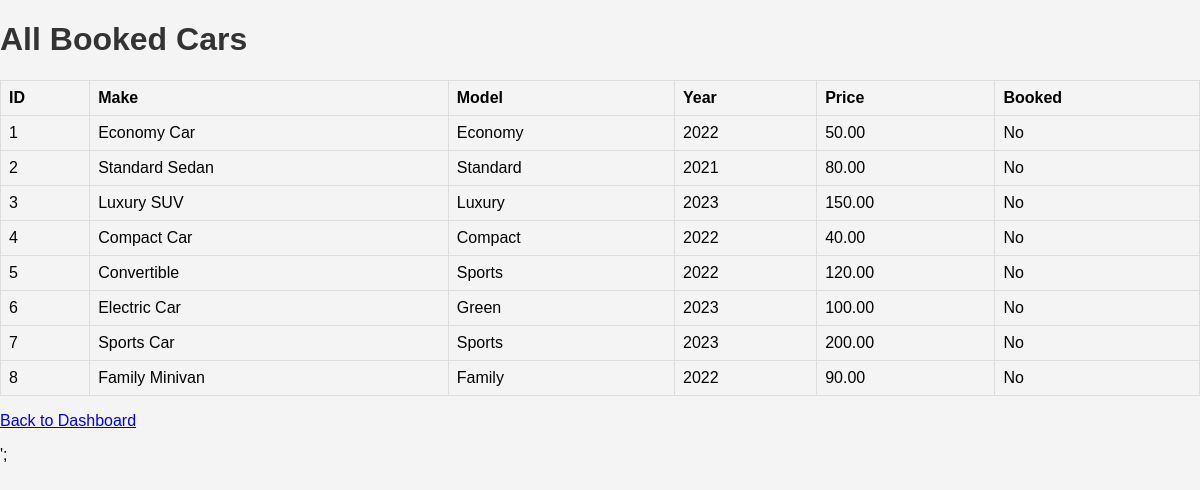
The app's page /view/showcar.php (signed in) with its own data.
### tables this page shows
CREATE TABLE `bookedcars` (
    `id` int(100) NOT NULL AUTO_INCREMENT,
    `make` varchar(250) NOT NULL,
    `model` varchar(250) NOT NULL,
    `year` int(11) NOT NULL,
    `price` decimal(10, 2) NOT NULL,
    `book` BOOLEAN NOT NULL DEFAULT 0,
    PRIMARY KEY (`id`)
);

### Model/mydb.php (called while the page is built, shortened)
<?php
class myDB
{
        public function getAllBookedCars($conn) {
        $sql = "SELECT * FROM bookedcars";
        $result = $conn->query($sql);
        return $result;
    }
}
?>

### view/showcar.php (the view, shortened to what this page needs)
<!DOCTYPE html>
<html lang="en">
<head>
    <link rel="stylesheet" href="../layer/layout.css">
</head>
<body>
    <h1>All Booked Cars</h1>
    <table border="1">
        <tr>
            <th>ID</th>
            <th>Make</th>
            <th>Model</th>
            <th>Year</th>
            <th>Price</th>
            <th>Booked</th>
        </tr>
        <?php
        include("../Model/mydb.php");
        $myDB = new myDB();
        $conn = $myDB->openCon();
        $carsResult = $myDB->getAllBookedCars($conn);
        if ($carsResult && $carsResult->num_rows > 0) {
            while ($row = $carsResult->fetch_assoc()) {
                echo "<tr>";
                echo "<td>" . $row['id'] . "</td>";
                echo "<td>" . $row['make'] . "</td>";
                echo "<td>" . $row['model'] . "</td>";
                echo "<td>" . $row['year'] . "</td>";
                echo "<td>" . $row['price'] . "</td>";
                echo "<td>" . ($row['book'] ? 'Yes' : 'No') . "</td>";
                echo "</tr>";
            }
        } else {
            echo "<tr><td colspan='6'>No booked cars available.</td></tr>";
        }
        ?>
    </table>
<p><a href="../view/customer_dash.php">Back to Dashboard</a></p>';
</body>
</html>

### layer/layout.css (style rules this page uses)
body { font-family: Arial, sans-serif; margin: 0; padding: 0; background-color: #f4f4f4; }
h1, h3 { color: #333; }
table { width: 100%; border-collapse: collapse; margin-top: 20px; }
table, th, td { border: 1px solid #ddd; }
th, td { padding: 8px; text-align: left; }

### records on screen
bookedcars: id "1", make "Economy Car", model "Economy", year "2022", price "50.00", book "No"
bookedcars: id "2", make "Standard Sedan", model "Standard", year "2021", price "80.00", book "No"
bookedcars: id "3", make "Luxury SUV", model "Luxury", year "2023", price "150.00", book "No"
bookedcars: id "4", make "Compact Car", model "Compact", year "2022", price "40.00", book "No"
bookedcars: id "5", make "Convertible", model "Sports", year "2022", price "120.00", book "No"
bookedcars: id "6", make "Electric Car", model "Green", year "2023", price "100.00", book "No"
bookedcars: id "7", make "Sports Car", model "Sports", year "2023", price "200.00", book "No"
bookedcars: id "8", make "Family Minivan", model "Family", year "2022", price "90.00", book "No"
